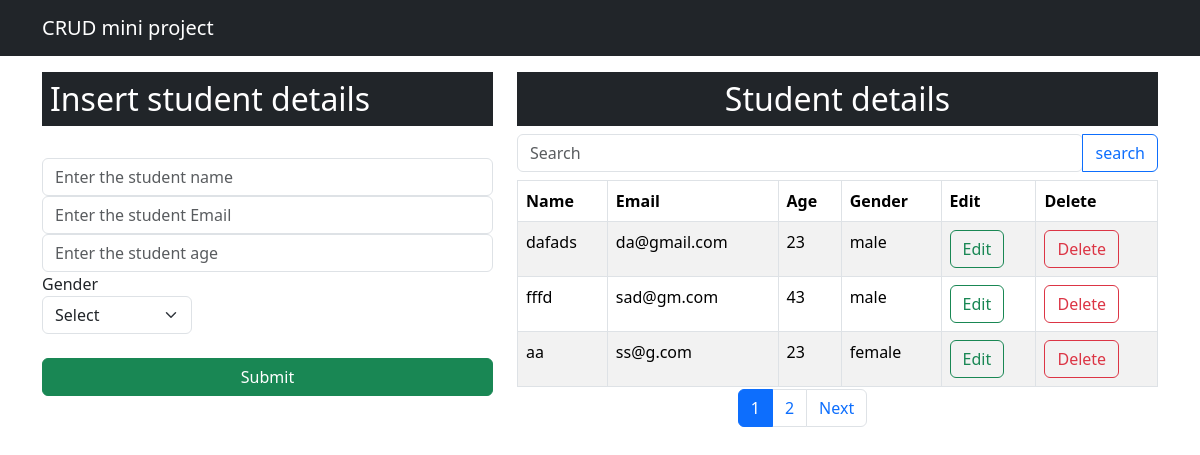
Before: / with the older database file.
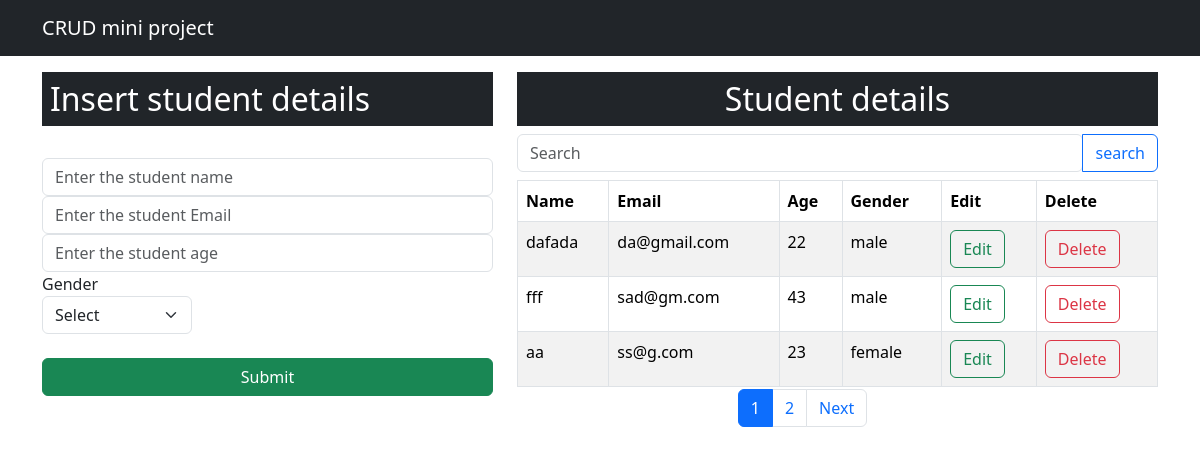
After: the same page with the newer database file.
### app/models.py (models this page shows, shortened)
class Student(models.Model):
    name=models.CharField(max_length=25,null=False,blank=False)
    email=models.EmailField()
    age=models.IntegerField()
    gender=models.CharField(max_length=25,null=False,blank=False)

### app/views.py (the view)
# urls.py: path("",views.index,name='index'),
def index(request):
    query = request.GET.get('q')
    sort_column = request.GET.get('sort')
    sort_order = request.GET.get('order', 'asc')
    if query:
        data=Student.objects.filter(Q(name__icontains=query))
    else:
        data=Student.objects.all()
    if sort_column:
        if sort_order == 'asc':
            data = data.order_by(sort_column)
        else:
            data = data.order_by('-' + sort_column)
    page=request.GET.get('page',1)
    paginator=Paginator(data,3)
    try:
        data=paginator.page(page)
    except PageNotAnInteger:
        data=paginator.page(1)
    except EmptyPage:
        data=paginator.page(paginator.num_pages)
    content={'data':data}
    return render(request,'index.html',content)

### templates/index.html (shortened to what the changed rows need)
<!DOCTYPE html>
<html lang="en">
  <head>
    <link
      href="https://cdn.jsdelivr.net/npm/bootstrap@5.3.3/dist/css/bootstrap.min.css"
      rel="stylesheet"
    />
  </head>
  <body>
    <div class="container mt-3">
      <div class="row">
        <div class="col-md-5">
          <h2 class="text-white bg-dark p-2">Insert student details</h2>
          <br />
        </div>
        <div class="col-md-7" style="position: relative;">
          <h2 class="text-center text-white bg-dark p-2">Student details</h2>
          <table class="table table-striped table-hover table-bordered">
            <thead>
              <tr>
                <th scope="col" class="sortable-header" data-column="name" data-order="asc">Name</th>
                <th scope="col" class="sortable-header" data-column="email" data-order="asc">Email</th>
                <th scope="col" class="sortable-header" data-column="age" data-order="asc">Age</th>
                <th scope="col" class="sortable-header" data-column="gender" data-order="asc">Gender</th>
                <th scope="col" class="sortable-header" data-column="edit" data-order="asc">Edit</th>
                <th scope="col" class="sortable-header" data-column="delete" data-order="asc">Delete</th>
              </tr>
            </thead>
            <tbody>
              {% for d in data %}
              <tr>
                <td>{{d.name}}</td>
                <td>{{d.email}}</td>
                <td>{{d.age}}</td>
                <td>{{d.gender}}</td>
                <td>
                  <a
                    type="button"
                    href="/update/{{d.id}}"
                    class="btn btn-outline-success"
                  >
                    Edit
                  </a>
                </td>
                <td>
                  <a
                    type="button"
                    class="btn btn-outline-danger"
                    href="/delete/{{d.id}}"
                  >
                    Delete
                  </a>
                </td>
              </tr>
              {% endfor %}
            </tbody>
          </table>
        </div>
      </div>
    </div>
  </body>
</html>

Changed rows visible on the page:
changed Student "da@gmail.com": name "dafads" → "dafada"; age "23" → "22"
changed Student "sad@gm.com": name "fffd" → "fff"
